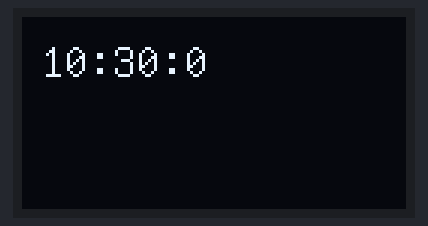
This sketch was run on a simulated Arduino Uno, built with avr-gcc and run on an emulated ATmega328P. Parts: 128×64 one-colour display. What the sketch prints to the serial monitor is not drawn.

Above: at 1.2 s.
At 5.5 s:
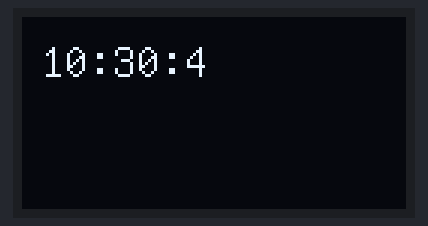
At 11.0 s:
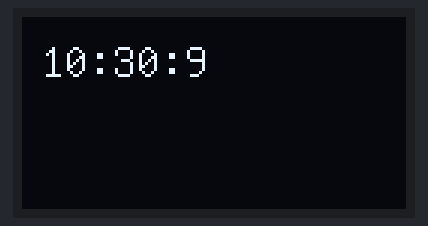
At 19.9 s:
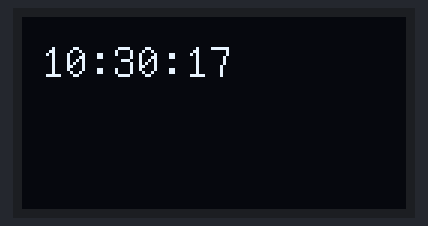
At 28.8 s:
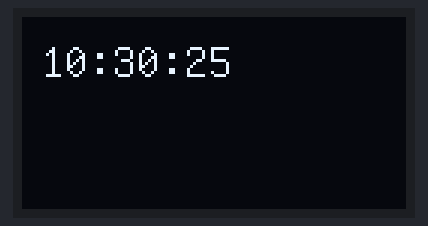
At 38.8 s:
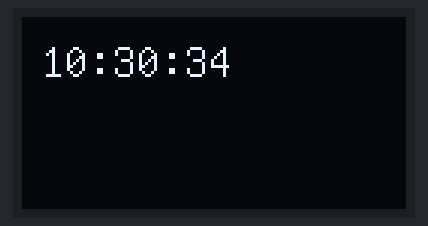

Measured:
- what the display in image 0 shows lasts 1.1 s, from 1.1 s to 2.2 s

The sketch:

digital_clock_test.ino
```cpp
#include "U8glib.h"
U8GLIB_SSD1306_128X64 u8g(U8G_I2C_OPT_NONE|U8G_I2C_OPT_DEV_0);

int h=10, m=30, s=0, hA, mA, sA, flag =0;


void setup(){
  Serial.begin(9600);
  u8g.setFont(u8g_font_unifont);

}

void get_info(void)
{
  //s=s+1;
  if(s==60){
    s=0;
    m=m+1;
  }
  if(m==60)
  {
    m=0;
    h=h+1;
    flag=flag+1;
  }
  if(h==13)
  {
    h=1;
  }
  //delay(1000);
  u8g.print(h);
  u8g.print(":");
  u8g.print(m);
  u8g.print(":");
  u8g.print(s);
  u8g.setPrintPos(6, 20);
  delay(125);
   //u8g.print(q);
}
  void loop(){
    u8g.firstPage();
    do{

  get_info();

  Serial.print(h);
  Serial.print(":");
  Serial.print(m);
  Serial.print(":");
  Serial.println(s);


  }while(u8g.nextPage());
  s=s+1;

}
```
